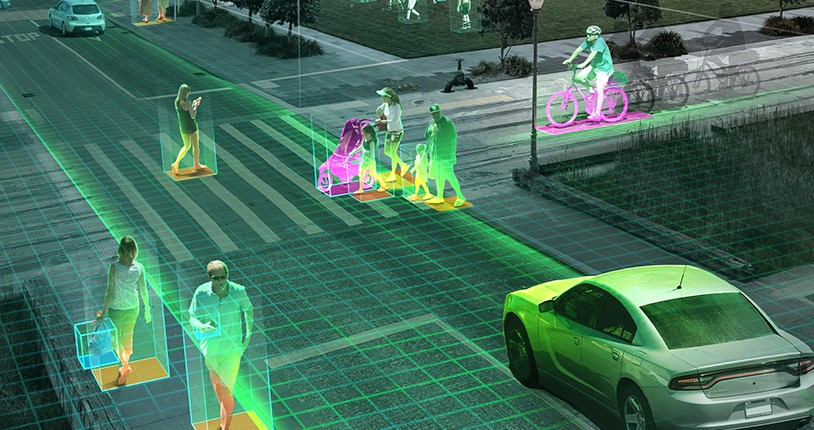
#> input picture images/cv-1.jpg, 814 x 430 px, given as the content of the folder gear_images, which was not available
$ jupyter execute --allow-errors 2020-02-01-CV-problem-1.ipynb   (shell and % lines are left out)   (text cells are left out)
#> lines starting #> are read from the running program, lines starting #| are printed output that depends on the picture; pictures that were not available may be replaced by others from this repository, and a replacement may not be noted
[cell 1]
import matplotlib.pyplot as plt
import os
import cv2 as cv

[cell 2]
from google.colab import files
uploaded = files.upload()
#> the answer given: cv-1.jpg

[cell 3]
import zipfile
#> (the rest of this cell did not finish here and is left out)

[cell 4]
directory = 'gear_images'
num_classes = 0
for i, subdir in enumerate(sorted(os.listdir(directory))):
    print("The class {} has {} images.".format(subdir, len([name for name in os.listdir(os.path.join(directory, subdir))])))
    num_classes += 1
print("There are {} classes".format(num_classes))

[cell 5]
directory = 'gear_images'
fig, axes = plt.subplots(4, 3, figsize=(15,15))
fig.suptitle('Gear Images', fontsize=16)
for i, subdir in enumerate(sorted(os.listdir(directory))):
    subfile = sorted(os.listdir(os.path.join(directory, subdir)))[0]
    path = os.path.join(directory, subdir)
    path = os.path.join(path, subfile)
    img = cv.imread(path)
#> img is the input picture: shape (430, 814, 3); mean B, G, R 92.2, 111.3, 68
#| The original image size is (430, 814)
    if i<3:
        axes[0, i].imshow(img)
        axes[0, i].set_title(subdir)
    elif (i>=3 and i<6):
        axes[1, i-3].imshow(img)
        axes[1, i-3].set_title(subdir)
    elif (i>=6 and i<9):
        axes[2, i-6].imshow(img)
        axes[2, i-6].set_title(subdir)
    elif (i>=9 and i<12):
        axes[3, i-9].imshow(img)
        axes[3, i-9].set_title(subdir)

[cell 6]
def resize_to_128(img):
    old_size = img.shape[:2]
#> old_size = (430, 814)
    if old_size[0] == old_size[1]:
        img = cv.resize(img,(128, 128))
    else:
        ratio = float(128)/max(old_size)
#> ratio = 0.157
        new_size = tuple([int(x*ratio) for x in old_size])
#> new_size = (67, 128)
        img = cv.resize(img, (new_size[1], new_size[0]))
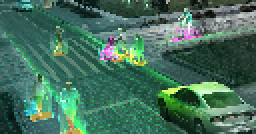
#> img: shape (67, 128, 3) (shown 2 times larger); mean of channels 0, 1, 2 92.3, 111.4, 68.1; drawn as B, G, R
        delta_w = 128 - new_size[1]
#> delta_w = 0
        delta_h = 128 - new_size[0]
#> delta_h = 61
        top, bottom = delta_h//2, delta_h-(delta_h//2)
#> top = 30; bottom = 31
        left, right = delta_w//2, delta_w-(delta_w//2)
#> left = 0; right = 0
        img = cv.copyMakeBorder(img, top, bottom, left, right, cv.BORDER_CONSTANT, value=[255, 255, 255])
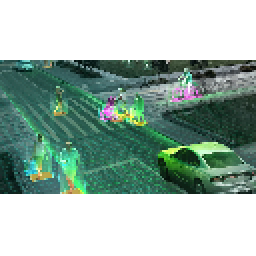
#> img: shape (128, 128, 3) (shown 2 times larger); mean of channels 0, 1, 2 169.8, 179.8, 157.2; drawn as B, G, R
    return img

[cell 7]
img = cv.imread('gear_images/axes/113410.jpeg')
print("The original image size is {}".format(img.shape[:2]))
img = resize_to_128(img)
print("The resized image size is {}".format(img.shape[:2]))
#| The resized image size is (128, 128)

[cell 8]
directory = 'gear_images'
fig, axes = plt.subplots(12, 2, figsize=(10,30))
fig.suptitle('Original - Resized', fontsize=16)
fig.tight_layout(pad=3.0)
for i, subdir in enumerate(sorted(os.listdir(directory))):
    subfile = sorted(os.listdir(os.path.join(directory, subdir)))[0]
    path = os.path.join(directory, subdir)
    path = os.path.join(path, subfile)
    img = cv.imread(path)
    resized_img = resize_to_128(img)
    axes[i, 0].imshow(img)
    axes[i, 0].set_title(subdir)
    axes[i, 1].imshow(resized_img)
    axes[i, 1].set_title('Resized '+subdir)
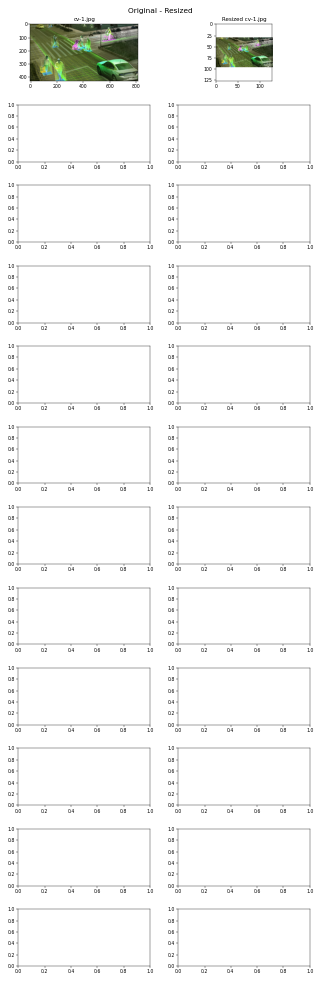
#> figure drawn by matplotlib, 2 panels; B, G, R data is drawn as R, G, B

$ run again, on images/cv-3.jpg
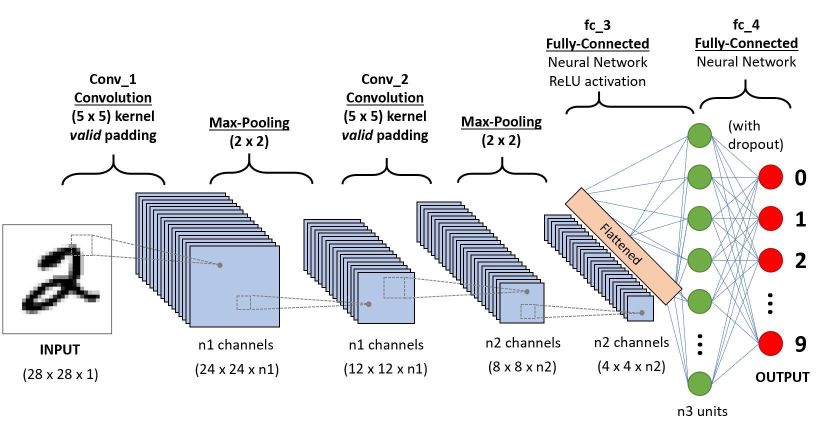
#> input picture images/cv-3.jpg, 1644 x 880 px, given as the content of the folder gear_images, which was not available (shown at 1/2 size)
#> img is the input picture: shape (880, 1644, 3); mean B, G, R 233.5, 231.7, 231.4
#| The original image size is (880, 1644)
#> in resize_to_128, `img = cv.copyMakeBorder(img, top, bottom, left, right, cv.BORDER_CONST..`:
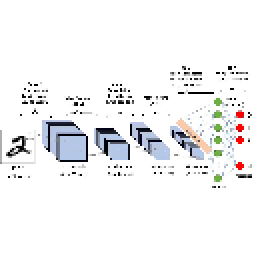
#> img: shape (128, 128, 3) (shown 2 times larger); mean of channels 0, 1, 2 243.1, 242.2, 242; drawn as B, G, R
#| The resized image size is (128, 128)
#> `[cell 8] directory = 'gear_images' fig, axes = plt.subplots(12, 2, fig..`:
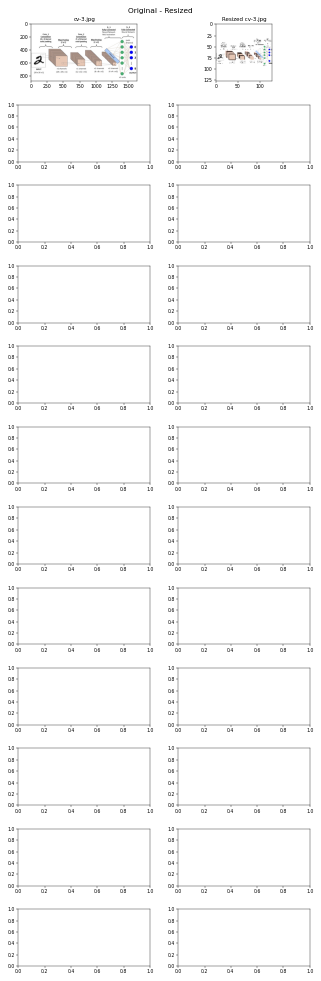
#> figure drawn by matplotlib, 2 panels; B, G, R data is drawn as R, G, B
